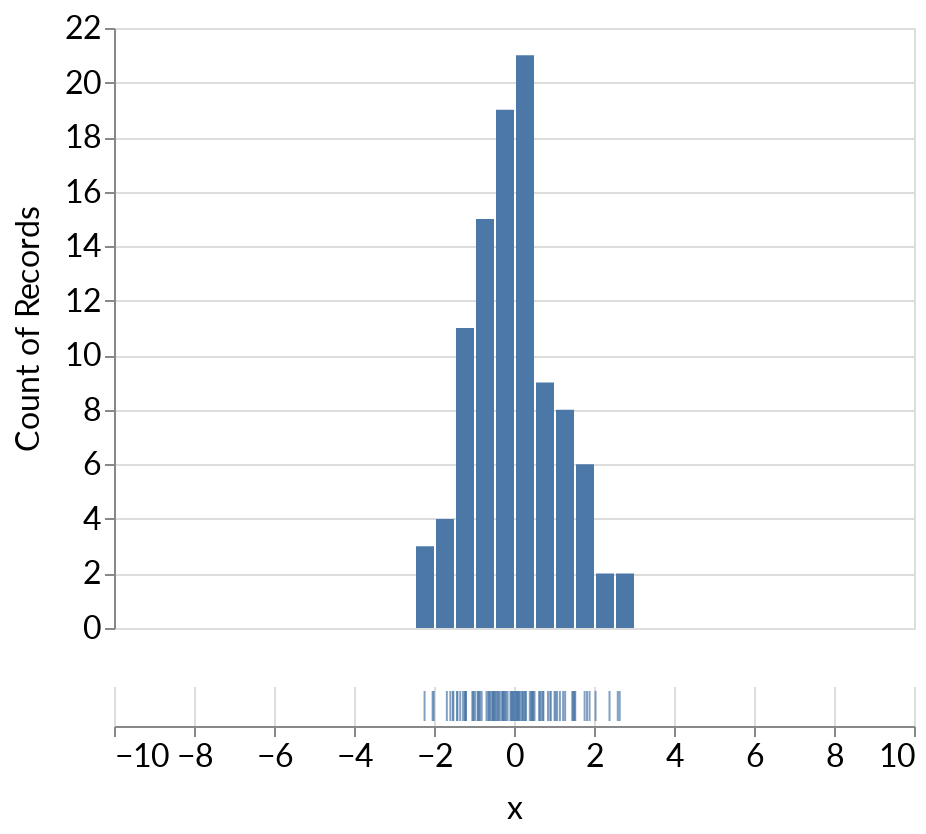

This figure's notebook cell:
### Code cell
# test: interactive distribution parameters
plot_width=400

input_mean = alt.binding(
    input='range',
    min=-10,
    max=10,
    step=.1,
    name='mean'
)
input_std = alt.binding(
    input='range',
    min=0.1,
    max=5,
    step=.1,
    name='std'
)
mean_selection = alt.selection_single(
    bind=input_mean,
    init={'mean': 0}
)
std_selection = alt.selection_single(
    bind=input_std,
    init={'std': 1}
)
scales = alt.selection_interval(bind='scales')
                                
data = alt.sequence(0, 100, as_='t')
chart = alt.Chart(data).add_selection(
    scales, std_selection, mean_selection
).transform_calculate(
  mean = mean_selection['mean'],
  std  = std_selection['std'],
).transform_calculate(
    t='datum.t',
    x='sampleNormal(+datum.mean,+datum.std)', # the plus casts to number
)
scale = alt.Scale(domain=[-10,10])
hist = chart.mark_bar().encode(
    alt.X("x:Q", bin=True, scale=scale, axis=None),
    y='count()',
).properties(
    width=plot_width
)
ticks = chart.mark_tick().encode(
    x=alt.X('x:Q', scale=scale)
).properties(
    view=alt.ViewConfig(strokeWidth=0), width=plot_width)

(hist & ticks)

### Figure 1 — Vega-Lite specification as saved in the notebook (floating-point values rounded to 4 significant figures)
{"config": {"title": {"fontSize": 24.0, "font": ["Lato", "Helvetica Neue", "Helvetica", "Arial", "Sans Serif"], "fontWeight": "normal"}, "axisX": {"labelFont": ["Lato", "Helvetica Neue", "Helvetica", "Arial", "Sans Serif"], "labelFontSize": 16, "titleFont": ["Lato", "Helvetica Neue", "Helvetica", "Arial", "Sans Serif"], "titleFontSize": 16, "titleFontWeight": "normal", "titlePadding": 10}, "axisY": {"labelFont": ["Lato", "Helvetica Neue", "Helvetica", "Arial", "Sans Serif"], "labelFontSize": 16, "titleFont": ["Lato", "Helvetica Neue", "Helvetica", "Arial", "Sans Serif"], "titleFontSize": 16, "titleFontWeight": "normal", "titlePadding": 10}, "legend": {"labelFont": ["Lato", "Helvetica Neue", "Helvetica", "Arial", "Sans Serif"], "labelFontSize": 16, "titleFont": ["Lato", "Helvetica Neue", "Helvetica", "Arial", "Sans Serif"], "titleFontSize": 16, "titleFontWeight": "normal"}, "text": {"font": ["Lato", "Helvetica Neue", "Helvetica", "Arial", "Sans Serif"], "fontSize": 14.4}}, "vconcat": [{"mark": "bar", "encoding": {"x": {"type": "quantitative", "axis": null, "bin": true, "field": "x", "scale": {"domain": [-10, 10]}}, "y": {"type": "quantitative", "aggregate": "count"}}, "selection": {"selector282": {"type": "interval", "bind": "scales"}, "selector281": {"type": "single", "bind": {"input": "range", "min": 0.1, "max": 5, "step": 0.1, "name": "std"}, "init": {"std": 1}}, "selector280": {"type": "single", "bind": {"input": "range", "min": -10, "max": 10, "step": 0.1, "name": "mean"}, "init": {"mean": 0}}}, "transform": [{"calculate": "selector280['mean']", "as": "mean"}, {"calculate": "selector281['std']", "as": "std"}, {"calculate": "datum.t", "as": "t"}, {"calculate": "sampleNormal(+datum.mean,+datum.std)", "as": "x"}], "width": 400}, {"mark": "tick", "encoding": {"x": {"type": "quantitative", "field": "x", "scale": {"domain": [-10, 10]}}}, "selection": {"selector282": {"type": "interval", "bind": "scales"}, "selector281": {"type": "single", "bind": {"input": "range", "min": 0.1, "max": 5, "step": 0.1, "name": "std"}, "init": {"std": 1}}, "selector280": {"type": "single", "bind": {"input": "range", "min": -10, "max": 10, "step": 0.1, "name": "mean"}, "init": {"mean": 0}}}, "transform": [{"calculate": "selector280['mean']", "as": "mean"}, {"calculate": "selector281['std']", "as": "std"}, {"calculate": "datum.t", "as": "t"}, {"calculate": "sampleNormal(+datum.mean,+datum.std)", "as": "x"}], "view": {"strokeWidth": 0}, "width": 400}], "data": {"sequence": {"start": 0, "stop": 100, "as": "t"}}, "$schema": "https://vega.github.io/schema/vega-lite/v4.8.1.json"}
